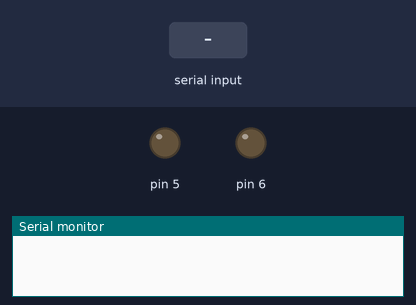
A sketch run on a simulated Arduino Uno, built with avr-gcc and run on an emulated ATmega328P. Shown: output pins drawn as LEDs (lit = HIGH), the last lines printed to the serial monitor. The inputs (shaded band) are chosen by the test bench.

Above: at 1.2 s.
1.3 s: "turn on light" received over Serial
At 1.8 s:
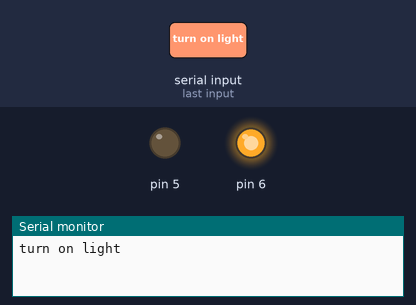
2.8 s: "turn on fan" received over Serial
At 3.9 s:
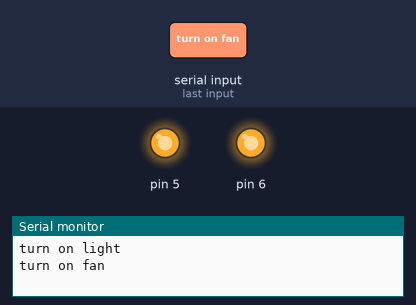
4.3 s: "turn off light" received over Serial
At 5.4 s:
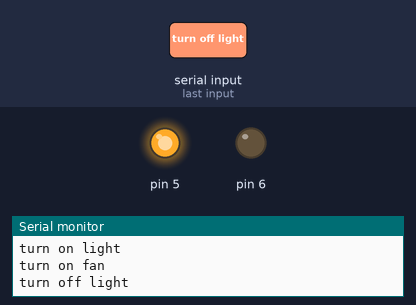
Timing chart, 0 to 7.3 s (numbered marks = the images above; inputs shaded):
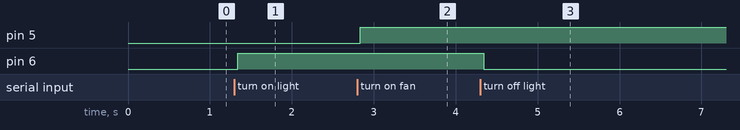

Measured:
- after the input at 1.3 s, pin 6: LOW → HIGH at once
- after the input at 2.8 s, pin 5: LOW → HIGH at once
- after the input at 4.3 s, pin 6: HIGH → LOW at once

The sketch:

Proyecto_2_Carolina_Nis.ino
```cpp
String voice;
void setup(){
Serial.begin(9600);
pinMode(6,OUTPUT);
pinMode(5,OUTPUT);}

void loop(){
while (Serial.available()){
  delay(3);
  char c=Serial.read();
  voice+=c;}

 if(voice.length()>0){
  Serial.println(voice);
  if (voice=="turn on light")
  {digitalWrite(6,HIGH);}
  else if(voice=="turn off light")
  {digitalWrite(6, LOW);}
  else if (voice=="turn on fan")
  {digitalWrite(5,HIGH);}
  else if(voice=="turn off fan")
  {digitalWrite(5,LOW);}
  else if(voice=="turn on all")
  {digitalWrite(5,HIGH);
  digitalWrite(6,HIGH);}
  else if(voice=="turn off all")
  {digitalWrite(5,LOW);
  digitalWrite(6,LOW);}
  voice="";}

}
```
